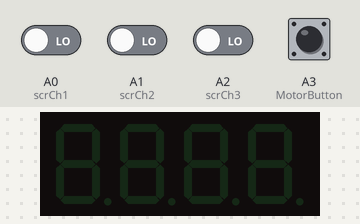
The sketch below on a simulated Arduino Uno, built with avr-gcc and run on an emulated ATmega328P. Shown: 4-digit seven-segment display. Inputs (shaded band) come from the test bench; at power-on: A0 (scrCh1), A1 (scrCh2), A2 (scrCh3), A3 (MotorButton) LOW.

Above: at 1.2 s.
1.3 s: A0 (scrCh1) driven HIGH
At 2.3 s:
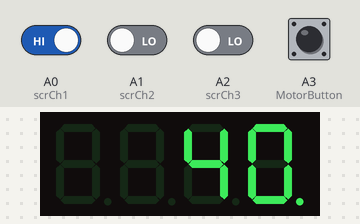
3.3 s: A2 (scrCh3) driven HIGH
At 4.9 s:
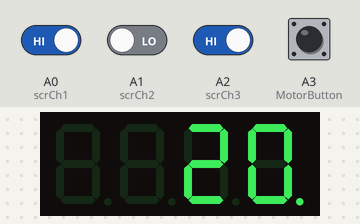
5.5 s: A0 (scrCh1) driven LOW
At 7.5 s:
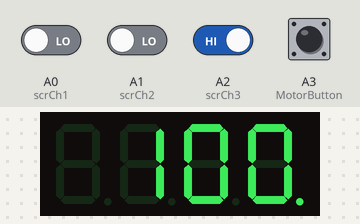
7.8 s: A1 (scrCh2) driven HIGH
At 9.8 s:
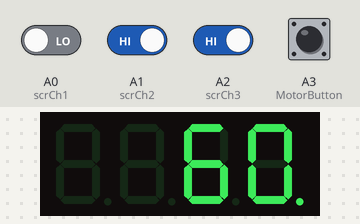
10.1 s: A2 (scrCh3) driven LOW
Timing chart, 0 to 13.1 s (numbered marks = the images above; inputs shaded):
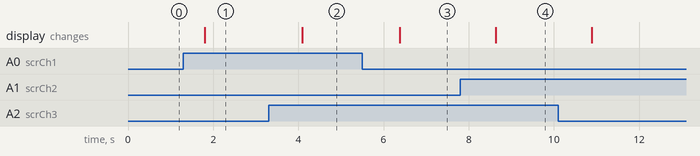

The sketch:

TTS_Score_Converter.ino
```cpp
#include <SevSeg.h>
SevSeg sevseg; //Instantiate a seven segment controller object
float pressLength_milliSeconds = 0;
// Define the *minimum* length of time, in milli-seconds,
//that the button must be pressed for a particular option to occur
int optionOne_milliSeconds =  100;
int optionTwo_milliSeconds = 1000;
const int scrCh1           =   A0;
const int scrCh2           =   A1;
const int scrCh3           =   A2;
const int MotorButton      =   A3;
const int motorCh1         =   A4;
const int motorCh2         =   A5;
int scrCh1State            =    0;
int scrCh2State            =    0;
int scrCh3State            =    0;
int count;
int shots;


void setup() {
  pinMode     (scrCh1, INPUT);
  pinMode     (scrCh2, INPUT);
  pinMode     (scrCh3, INPUT);
  pinMode(MotorButton, INPUT);
  byte        numDigits = 4;
  byte        digitPins[] = {2, 3, 4, 5};
  byte        segmentPins[] = {6, 7, 8, 9, 10, 11, 12, 13};
  sevseg.begin(COMMON_CATHODE, numDigits, digitPins, segmentPins);
  sevseg.setBrightness(2.75);
  int count = 0;            //this number represents the total score at any given point in time
  int shots = 0;            //this number represents the number of shots that have been taken


}

void loop() {
  scrCh1State =   digitalRead  (scrCh1);
  scrCh2State =   digitalRead  (scrCh2);
  scrCh3State =   digitalRead  (scrCh3);


if (scrCh1State ==  HIGH  ||  scrCh2State ==  HIGH  ||  scrCh3State ==  HIGH){

  if  (shots = 10){   //If a total of 10 shots have been taken, count and shots are reset in
  count = 0;          //preperation for the routine to be repeated
  shots = 0;
  }
  delay(500);         //Once any channel is sent high it will stay high for 1s therefore,
                      //a delay of 0.5s provides enough time to make sure that, when tested,
                      //all possible channels are high.


//   _Ch1_|_Ch2_|_Ch3_
//  |_ 0 _|_ 0 _|_ 0 _|   -
//  |_ 0_ |_ 0 _|_ 1 _| = scr1
//  |_ 0_ |_ 1 _|_ 0 _| = scr2
//  |_ 0 _|_ 1 _|_ 1 _| = scr3
//  |_ 1 _|_ 0 _|_ 0 _| = scr4
//  |_ 1 _|_ 0 _|_ 1 _| = scr5
//  |_ 1 _|_ 1 _|_ 0 _|   -
//  |_ 1 _|_ 1 _|_ 1 _|   -


if (scrCh1State ==  LOW && scrCh2State ==  LOW  && scrCh3State ==  HIGH ){
  scr1();
}

if (scrCh1State ==  LOW && scrCh2State ==  HIGH  && scrCh3State ==  LOW ){
  scr2();
}

if (scrCh1State ==  LOW && scrCh2State ==  HIGH  && scrCh3State ==  HIGH ){
  scr3();
}

if (scrCh1State ==  HIGH && scrCh2State ==  LOW  && scrCh3State ==  LOW ){
  scr4();
}

if (scrCh1State ==  HIGH && scrCh2State ==  LOW  && scrCh3State ==  HIGH ){
  scr5();
}

}
while (digitalRead(MotorButton) == HIGH ){ //if motor button is pressed (0.15s) target is turned to
                                     //face and if motor button is held down for longer than
                                     //1.15s target is turned to side

    delay(50);  //for more resolution, lower this number
    pressLength_milliSeconds = pressLength_milliSeconds + 100;

}

  //Option 2 - Execute the second option if the button is held for the correct amount of time
  if (pressLength_milliSeconds >= optionTwo_milliSeconds){
    motorF();
}

  //option 1 - Execute the first option if the button is held for the correct amount of time
  else if(pressLength_milliSeconds >= optionOne_milliSeconds){
    motorS();
}
  //every time through the loop, we need to reset the pressLength_Seconds counter
  pressLength_milliSeconds = 0;
}


// subroutine for diplaying score + total score
void scr1() {
  for(int d =  0;d < 2000;d++) {
    sevseg.setNumber(100,0);
    sevseg.refreshDisplay();
  }
  count += 100;
  shots +=  1;
    for(int d =  0;d < 2000;d++) {
    sevseg.setNumber(count,0);
    sevseg.refreshDisplay();
  }
  return;
  }

void scr2() {
  for(int d =  0;d < 2000;d++) {
    sevseg.setNumber(80,0);
    sevseg.refreshDisplay();
  }
  count +=  80;
  shots +=  1;
    for(int d =  0;d < 2000;d++) {
    sevseg.setNumber(count,0);
    sevseg.refreshDisplay();
  }
  return;
  }

void scr3() {
  for(int d =  0;d < 2000;d++) {
    sevseg.setNumber(60,0);
    sevseg.refreshDisplay();
  }
  count +=  60;
  shots +=  1;
    for(int d =  0;d < 2000;d++) {
    sevseg.setNumber(count,0);
    sevseg.refreshDisplay();
  }
  return;
  }

void scr4() {
  for(int d =  0;d < 2000;d++) {
    sevseg.setNumber(40,0);
    sevseg.refreshDisplay();
  }
  count +=  40;
  shots +=  1;
    for(int d =  0;d < 2000;d++) {
    sevseg.setNumber(count,0);
    sevseg.refreshDisplay();
  }
  return;
  }

void scr5() {
  for(int d =  0;d < 2000;d++) {
    sevseg.setNumber(20,0);
    sevseg.refreshDisplay();
  }
  count +=  20;
  shots +=  1;
    for(int d =  0;d < 2000;d++) {
    sevseg.setNumber(count,0);
    sevseg.refreshDisplay();
  }
  return;
  }

  // subroutine for turning target to face position
void motorF() {
  digitalWrite (motorCh1, HIGH);
  delay(500);
  digitalWrite  (motorCh1, LOW);
  return;
}

// subroutine for turning motor to side position
void motorS() {
  digitalWrite (motorCh2, HIGH);
  delay                   (500);
  digitalWrite  (motorCh2, LOW);
  return;
}
```

Measured:
- after the input at 1.3 s, the display: changes after 0.50 s (image 1)
- after the input at 3.3 s, the display: changes after 0.79 s (image 2)
- after the input at 5.5 s, the display: changes after 0.88 s (image 3)
- after the input at 7.8 s, the display: changes after 0.83 s (image 4)
